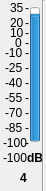
    <widget class="QWidget" name="widget_38" native="true">
     <property name="geometry">
      <rect>
       <x>120</x>
       <y>40</y>
       <width>46</width>
       <height>191</height>
      </rect>
     </property>
     <widget class="QProgressBar" name="progressBar_80">
      <property name="geometry">
       <rect>
        <x>30</x>
        <y>7</y>
        <width>10</width>
        <height>135</height>
       </rect>
      </property>
      <property name="contextMenuPolicy">
       <enum>Qt::DefaultContextMenu</enum>
      </property>
      <property name="toolTip">
       <string>Local Input 1 Meter</string>
      </property>
      <property name="statusTip">
       <string/>
      </property>
      <property name="whatsThis">
       <string/>
      </property>
      <property name="autoFillBackground">
       <bool>false</bool>
      </property>
      <property name="minimum">
       <number>-100</number>
      </property>
      <property name="maximum">
       <number>35</number>
      </property>
      <property name="value">
       <number>24</number>
      </property>
      <property name="textVisible">
       <bool>true</bool>
      </property>
      <property name="orientation">
       <enum>Qt::Vertical</enum>
      </property>
      <property name="invertedAppearance">
       <bool>false</bool>
      </property>
      <property name="format">
       <string>%p%</string>
      </property>
     </widget>
     <widget class="QLabel" name="m0_80">
      <property name="geometry">
       <rect>
        <x>25</x>
        <y>0</y>
        <width>16</width>
        <height>16</height>
       </rect>
      </property>
      <property name="text">
       <string>-</string>
      </property>
     </widget>
     <widget class="QLabel" name="t35_80">
      <property name="geometry">
       <rect>
        <x>10</x>
        <y>0</y>
        <width>16</width>
        <height>16</height>
       </rect>
      </property>
      <property name="text">
       <string>35</string>
      </property>
     </widget>
     <widget class="QLabel" name="tn100_80">
      <property name="geometry">
       <rect>
        <x>3</x>
        <y>135</y>
        <width>31</width>
        <height>16</height>
       </rect>
      </property>
      <property name="text">
       <string>-100</string>
      </property>
     </widget>
     <widget class="QLabel" name="m15_80">
      <property name="geometry">
       <rect>
        <x>25</x>
        <y>15</y>
        <width>16</width>
        <height>16</height>
       </rect>
      </property>
      <property name="text">
       <string>-</string>
      </property>
     </widget>
     <widget class="QLabel" name="m25_80">
      <property name="geometry">
       <rect>
        <x>25</x>
        <y>25</y>
        <width>16</width>
        <height>16</height>
       </rect>
      </property>
      <property name="text">
       <string>-</string>
      </property>
     </widget>
     <widget class="QLabel" name="m90_80">
      <property name="geometry">
       <rect>
        <x>25</x>
        <y>90</y>
        <width>16</width>
        <height>16</height>
       </rect>
      </property>
      <property name="text">
       <string>-</string>
      </property>
     </widget>
     <widget class="QLabel" name="m105_80">
      <property name="geometry">
       <rect>
        <x>25</x>
        <y>105</y>
        <width>16</width>
        <height>16</height>
       </rect>
      </property>
      <property name="text">
       <string>-</string>
      </property>
     </widget>
     <widget class="QLabel" name="m120_80">
      <property name="geometry">
       <rect>
        <x>25</x>
        <y>120</y>
        <width>16</width>
        <height>16</height>
       </rect>
      </property>
      <property name="text">
       <string>-</string>
      </property>
     </widget>
     <widget class="QLabel" name="m135_80">
      <property name="geometry">
       <rect>
        <x>25</x>
        <y>135</y>
        <width>16</width>
        <height>16</height>
       </rect>
      </property>
      <property name="text">
       <string>-</string>
      </property>
     </widget>
     <widget class="QLabel" name="m45_80">
      <property name="geometry">
       <rect>
        <x>25</x>
        <y>45</y>
        <width>16</width>
        <height>16</height>
       </rect>
      </property>
      <property name="text">
       <string>-</string>
      </property>
     </widget>
     <widget class="QLabel" name="m60_80">
      <property name="geometry">
       <rect>
        <x>25</x>
        <y>60</y>
        <width>16</width>
        <height>16</height>
       </rect>
      </property>
      <property name="text">
       <string>-</string>
      </property>
     </widget>
     <widget class="QLabel" name="m75_80">
      <property name="geometry">
       <rect>
        <x>25</x>
        <y>75</y>
        <width>16</width>
        <height>16</height>
       </rect>
      </property>
      <property name="text">
       <string>-</string>
      </property>
     </widget>
     <widget class="QLabel" name="t20_80">
      <property name="geometry">
       <rect>
        <x>10</x>
        <y>15</y>
        <width>16</width>
        <height>16</height>
       </rect>
      </property>
      <property name="text">
       <string>20</string>
      </property>
     </widget>
     <widget class="QLabel" name="t5_80">
      <property name="geometry">
       <rect>
        <x>10</x>
        <y>25</y>
        <width>16</width>
        <height>16</height>
       </rect>
      </property>
      <property name="text">
       <string>10</string>
      </property>
     </widget>
     <widget class="QLabel" name="tn10_80">
      <property name="geometry">
       <rect>
        <x>5</x>
        <y>45</y>
        <width>21</width>
        <height>16</height>
       </rect>
      </property>
      <property name="text">
       <string>-10</string>
      </property>
     </widget>
     <widget class="QLabel" name="tn25_80">
      <property name="geometry">
       <rect>
        <x>5</x>
        <y>60</y>
        <width>21</width>
        <height>16</height>
       </rect>
      </property>
      <property name="text">
       <string>-25</string>
      </property>
     </widget>
     <widget class="QLabel" name="tn40_80">
      <property name="geometry">
       <rect>
        <x>5</x>
        <y>75</y>
        <width>21</width>
        <height>16</height>
       </rect>
      </property>
      <property name="text">
       <string>-40</string>
      </property>
     </widget>
     <widget class="QLabel" name="tn55_80">
      <property name="geometry">
       <rect>
        <x>5</x>
        <y>90</y>
        <width>21</width>
        <height>16</height>
       </rect>
      </property>
      <property name="text">
       <string>-55</string>
      </property>
     </widget>
     <widget class="QLabel" name="tn70_80">
      <property name="geometry">
       <rect>
        <x>5</x>
        <y>105</y>
        <width>21</width>
        <height>16</height>
       </rect>
      </property>
      <property name="text">
       <string>-70</string>
      </property>
     </widget>
     <widget class="QLabel" name="tn85_80">
      <property name="geometry">
       <rect>
        <x>5</x>
        <y>120</y>
        <width>21</width>
        <height>16</height>
       </rect>
      </property>
      <property name="text">
       <string>-85</string>
      </property>
     </widget>
     <widget class="QLabel" name="m35_80">
      <property name="geometry">
       <rect>
        <x>25</x>
        <y>35</y>
        <width>16</width>
        <height>16</height>
       </rect>
      </property>
      <property name="text">
       <string>-</string>
      </property>
     </widget>
     <widget class="QLabel" name="t0_80">
      <property name="geometry">
       <rect>
        <x>15</x>
        <y>35</y>
        <width>16</width>
        <height>16</height>
       </rect>
      </property>
      <property name="text">
       <string>0</string>
      </property>
     </widget>
     <widget class="QLabel" name="value_80">
      <property name="geometry">
       <rect>
        <x>3</x>
        <y>150</y>
        <width>31</width>
        <height>16</height>
       </rect>
      </property>
      <property name="autoFillBackground">
       <bool>false</bool>
      </property>
      <property name="frameShadow">
       <enum>QFrame::Plain</enum>
      </property>
      <property name="text">
       <string>-100</string>
      </property>
     </widget>
     <widget class="QLabel" name="dB_80">
      <property name="geometry">
       <rect>
        <x>27</x>
        <y>150</y>
        <width>16</width>
        <height>16</height>
       </rect>
      </property>
      <property name="font">
       <font>
        <weight>75</weight>
        <bold>true</bold>
       </font>
      </property>
      <property name="text">
       <string>dB</string>
      </property>
     </widget>
     <widget class="QLabel" name="number_80">
      <property name="geometry">
       <rect>
        <x>20</x>
        <y>170</y>
        <width>16</width>
        <height>16</height>
       </rect>
      </property>
      <property name="font">
       <font>
        <weight>75</weight>
        <bold>true</bold>
       </font>
      </property>
      <property name="text">
       <string>4</string>
      </property>
     </widget>
     <widget class="Line" name="line_80">
      <property name="geometry">
       <rect>
        <x>35</x>
        <y>0</y>
        <width>16</width>
        <height>191</height>
       </rect>
      </property>
      <property name="orientation">
       <enum>Qt::Vertical</enum>
      </property>
     </widget>
    </widget>
